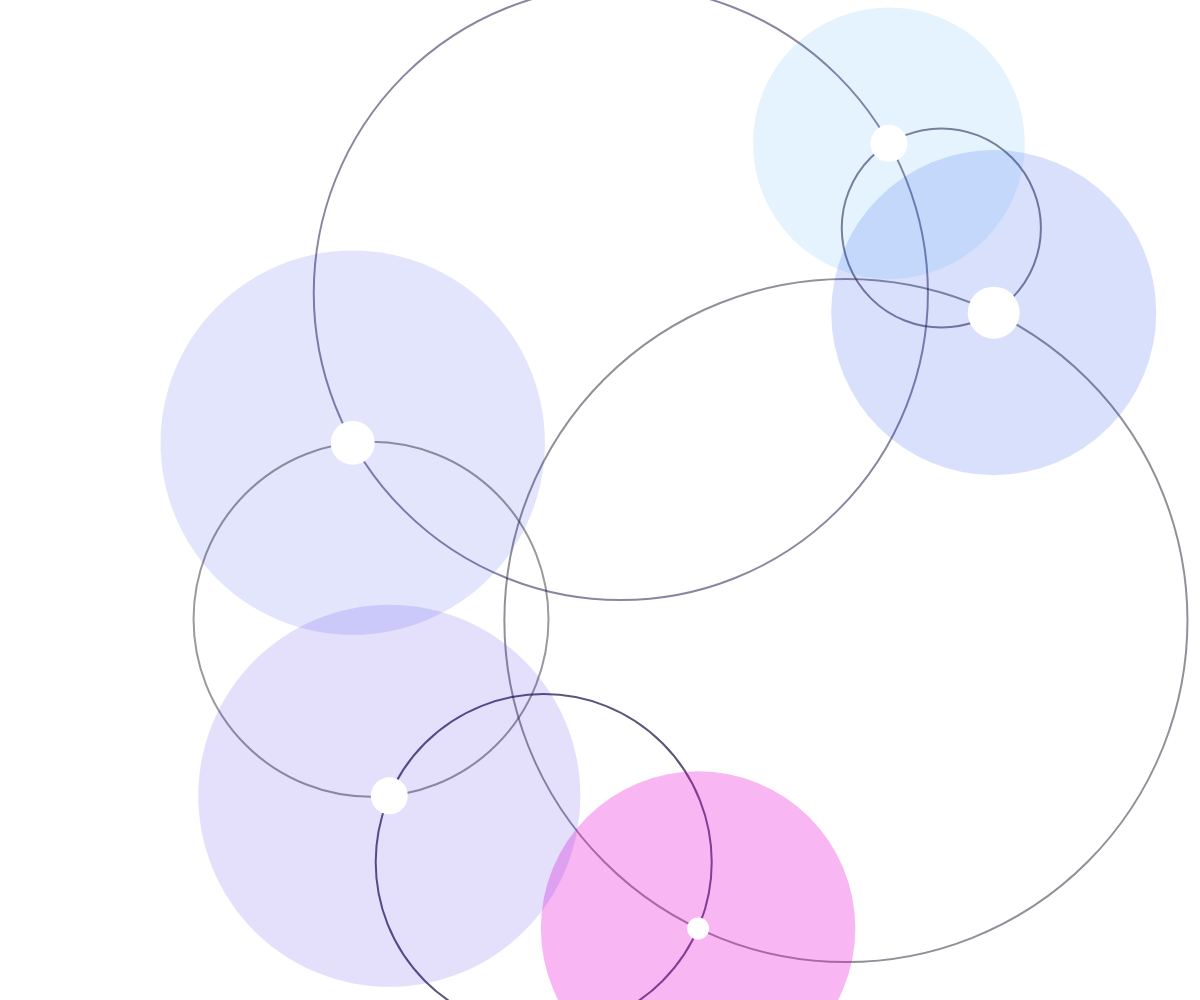
Frame 1 (no input)
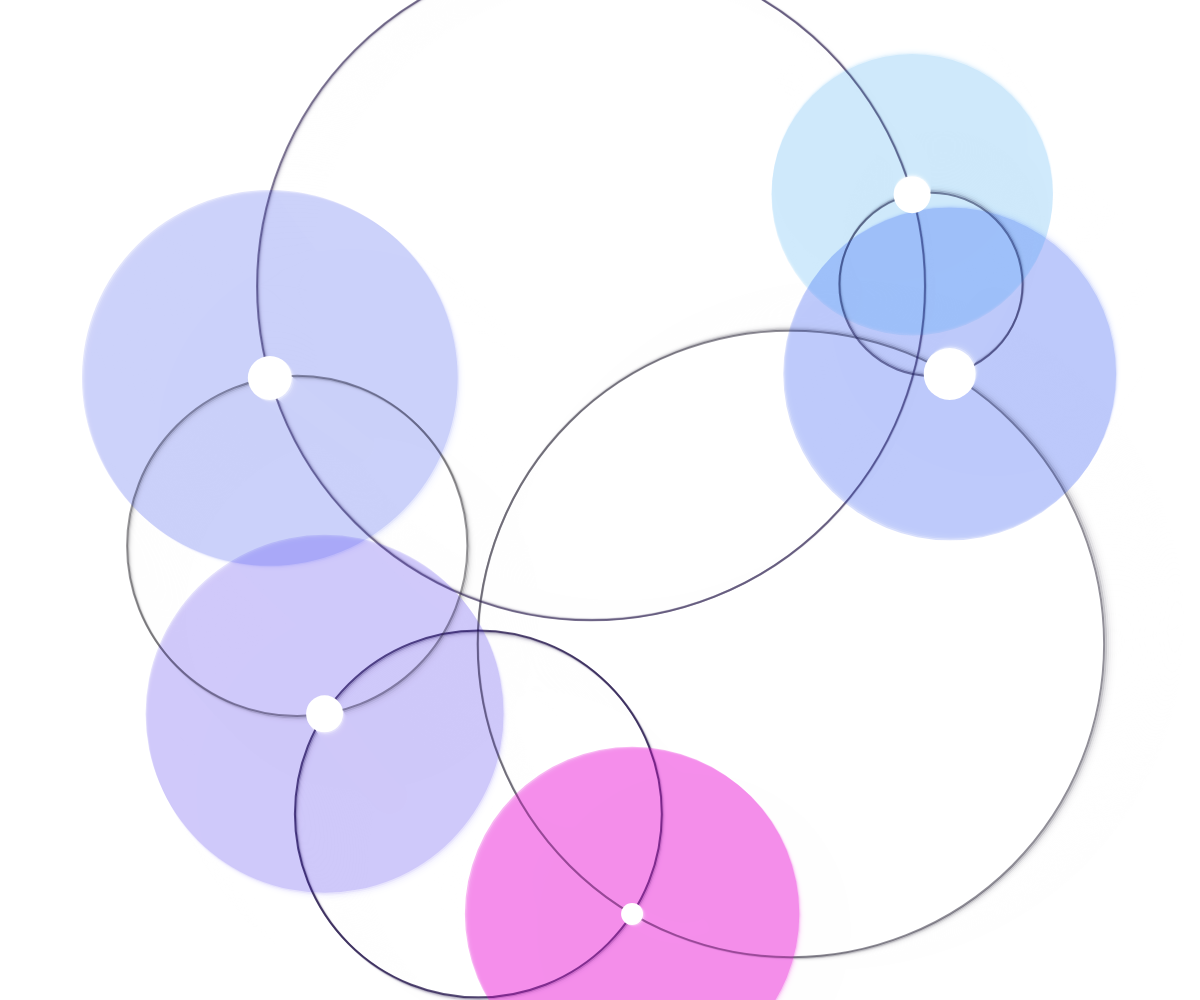
Frame 60 (no input)
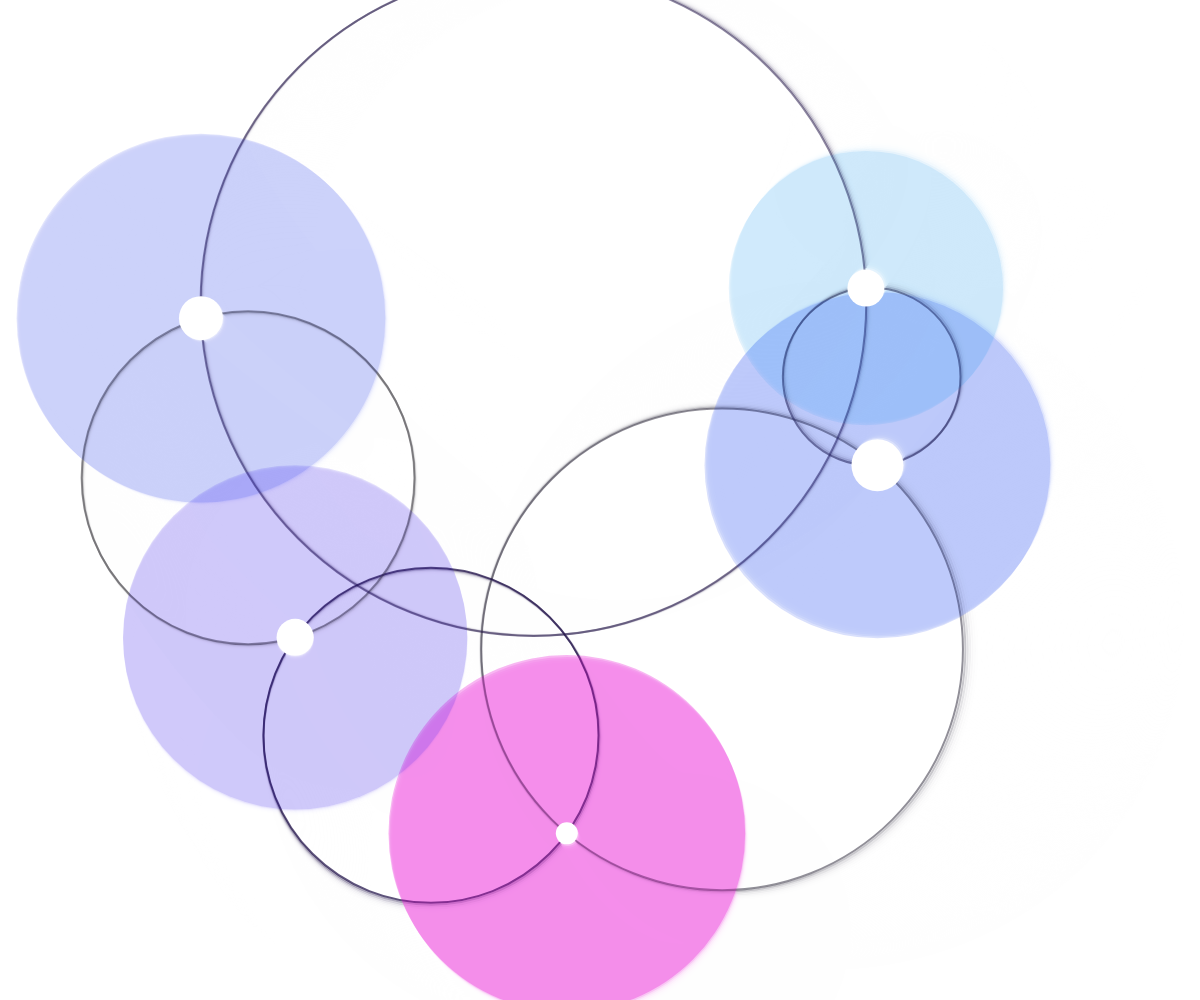
Frame 120 (the mouse pressed at the canvas centre since frame 60)

The p5.js sketch that drew these frames (run headless with seeded random() and noise() and a simulated clock; from frame 60 on, the mouse is pressed at the canvas centre):

// p5.js sketch
// ── sketch.js
// Created for the #WCCChallenge - Connecting the Dots

let dots = [];
let numDots = 5;
let timeWarp = 0.0005;

// size variables
let sDotMin = 20;
let sDotMax = 60;
let sCircleMin = 100;
let sCircleMax = 400;
let sVarMin = 10;
let sVarMax = 50;

// motion variables
let ampMin = 0.3;
let ampMax = 0.5;

let pLength;
let hue;

function setup() {
  createCanvas(windowWidth, windowHeight);
  frameRate(30);
  colorMode(HSB, 100);
  hue = random(0, 100);

  // Distribute inital positions radially from screen mid point

  let inc = TWO_PI / numDots;
  let delta = 0.3 * inc;

  pLength = 0.3 * (width < height ? width : height);

  for (let i = 0; i < numDots; i++) {
    let theta = i * inc + random(-delta, delta);
    let x = cos(theta) * pLength + 0.5 * width;
    let y = sin(theta) * pLength + 0.5 * height;
    let d = new Dottie(x, y);
    dots.push(d);
  }
}

function drawRing(a, b) {
  let centerX = (a.position.x + b.position.x) / 2;
  let centerY = (a.position.y + b.position.y) / 2;
  let diameter = dist(a.position.x, a.position.y, b.position.x, b.position.y);

  let c = color(hue, random(0, 100), random(20, 30), random(40, 70));
  stroke(c);
  strokeWeight(2);
  noFill();

  circle(centerX, centerY, diameter);
}

function draw() {
	randomSeed(90);
  background(220, 50);

	// Update positions/size
  dots.forEach((d) => {
    d.run(millis());
  });

	// Draw ring connections
  for (let i = 0; i < dots.length; i++) {
    let circle = dots[i];
    let next = dots[(i + 1) % dots.length];
    drawRing(circle, next);
  }

	// Draw dots
	noStroke();
  dots.forEach((d) => {
    fill(d.colorDot);
    circle(d.position.x, d.position.y, d.sizeCircle);

    fill(255);
    circle(d.position.x, d.position.y, d.sizeDot);
  });
}

class Dottie {
  constructor(x, y) {
		// init positions
    this.origin = createVector(x, y);
    this.position = createVector(x, y);

		// init sizes
    let s = floor(random(sCircleMin, sCircleMax));
    this.sizeCircle = s;
    this.sizeCircleOG = s;
    this.sizeVar = random(sVarMin, sVarMax);
    this.sizeDot = floor(random(sDotMin, sDotMax));

		// init color;
    this.colorDot = color(
      (hue + random(-20, 20)) % 100,
      100,
      90,
      random(10, 30)
    );

		// init motion vars
    let ampX = (random(0, 1) < 0.5 ? -1 : 1) * random(ampMin, ampMax) * pLength;
    let ampY = (random(0, 1) < 0.5 ? -1 : 1) * random(ampMin, ampMax) * pLength;
    this.amplitude = createVector(ampX, ampY);
    this.offset = createVector(random(0, TWO_PI), random(0, TWO_PI));
    this.frequency = random(0.5, 1.0) * timeWarp;
  }

  run(t) {
    this.position.x =
      this.origin.x +
      sin(t * this.frequency + this.offset.x) * this.amplitude.x;
    this.position.y =
      this.origin.y +
      cos(t * this.frequency + this.offset.y) * this.amplitude.y;
    this.sizeCircle =
      this.sizeCircleOG + (sin(t * 0.0003 + this.offset.x) + 1) * this.sizeVar;
  }
}
